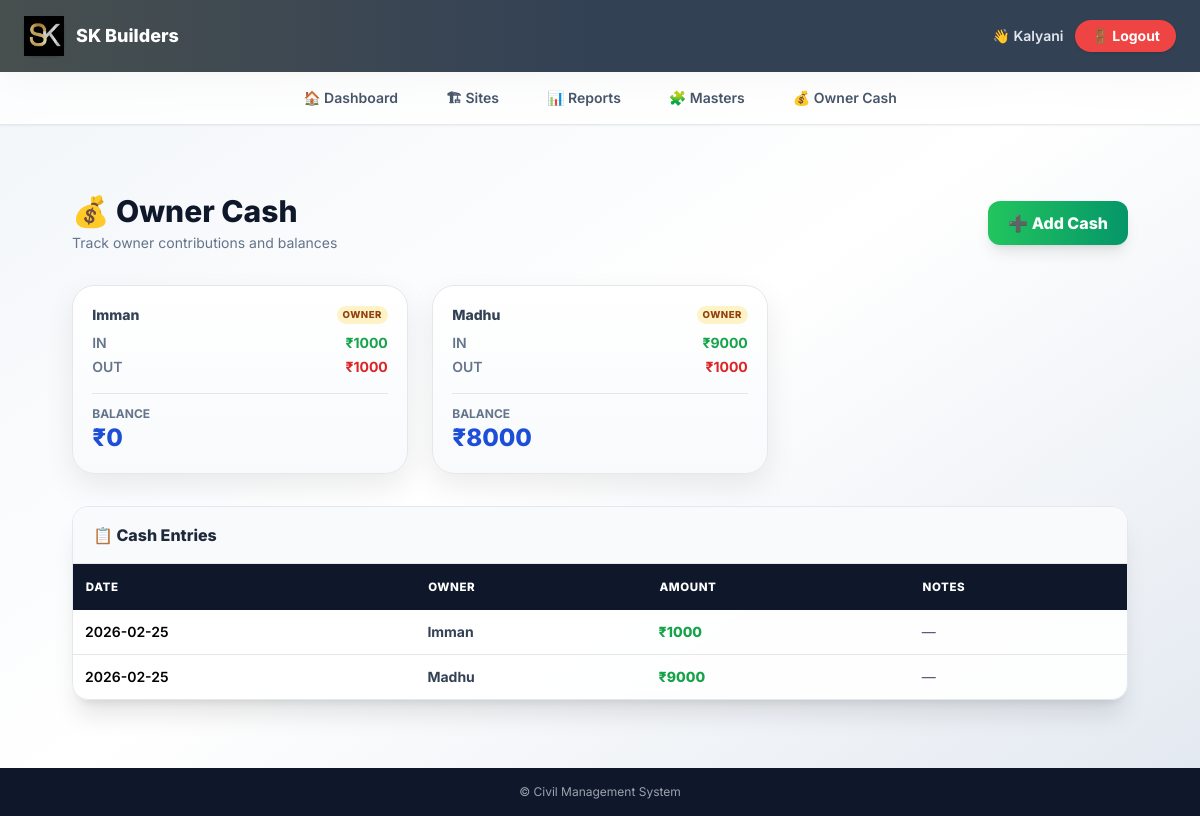
Screenshot of /owners/cash/ (signed in) with the database file from the repository.
### civil_app/models.py (models this page shows, shortened)
class Owner(models.Model):
    name = models.CharField(max_length=100)

class OwnerCashEntry(models.Model):
    owner = models.ForeignKey(Owner, on_delete=models.CASCADE)
    date = models.DateField()
    amount = models.FloatField()
    notes = models.CharField(max_length=200, blank=True)

### civil_app/views.py (the view)
# urls.py: path("owners/cash/", views.owner_cash_list, name="owner_cash_list"),
@login_required
def owner_cash_list(request):
    owners = Owner.objects.all()
    summary = []
    for owner in owners:
        total_in = OwnerCashEntry.objects.filter(owner=owner).aggregate(
            s=Sum("amount")
        )["s"] or 0
        total_out = OtherExpense.objects.filter(
            owner=owner
        ).aggregate(
            s=Sum("amount")
        )["s"] or 0
        balance = total_in - total_out
        summary.append({
            "owner": owner,
            "total_in": total_in,
            "total_out": total_out,
            "balance": balance,
        })
    entries = OwnerCashEntry.objects.select_related("owner").order_by("-date")
    return render(request, "owner_cash_list.html", {
        "summary": summary,
        "entries": entries,
    })

### civil_app/templates/owner_cash_list.html (shortened to what this page needs)
{% extends "base.html" %}
{% block content %}
<div class="max-w-7xl mx-auto px-6 py-6 space-y-8 animate-fade-in">
  <div class="flex flex-col md:flex-row md:items-center md:justify-between gap-4">
<div>
  <h2 class="text-3xl font-extrabold text-slate-900 flex items-center gap-2">
    💰 Owner Cash
  </h2>
  <p class="text-sm text-slate-500 mt-1">
    Track owner contributions and balances
  </p>
</div>
<a href="{% url 'owner_cash_add' %}"
   class="bg-gradient-to-r from-green-500 to-emerald-600
          hover:from-green-600 hover:to-emerald-700
          text-white px-5 py-2.5 rounded-xl font-extrabold
          shadow-lg transition duration-200 transform hover:-translate-y-0.5">
   ➕ Add Cash
</a>
  </div>
  <div class="grid md:grid-cols-3 gap-6">
{% for s in summary %}
<div class="summary-card">
  <div class="flex items-center justify-between mb-2">
    <p class="text-sm font-extrabold text-slate-700">
      {{ s.owner.name }}
    </p>
    <span class="badge">OWNER</span>
  </div>
  <div class="space-y-1 text-sm">
    <div class="flex justify-between">
      <span class="text-slate-500 font-semibold">IN</span>
      <span class="font-bold text-green-600">
        ₹{{ s.total_in|floatformat:0 }}
      </span>
    </div>
    <div class="flex justify-between">
      <span class="text-slate-500 font-semibold">OUT</span>
      <span class="font-bold text-red-600">
        ₹{{ s.total_out|floatformat:0 }}
      </span>
    </div>
  </div>
  <div class="mt-4 pt-3 border-t">
    <p class="text-xs text-slate-500 font-bold">BALANCE</p>
    <p class="text-2xl font-extrabold
       {% if s.balance < 0 %}
         text-red-600
       {% else %}
         text-blue-700
       {% endif %}">
      ₹{{ s.balance|floatformat:0 }}
    </p>
  </div>
</div>
{% endfor %}
  </div>
  <div class="bg-white/90 backdrop-blur border border-slate-200
              rounded-2xl shadow-xl overflow-hidden">
<div class="px-5 py-4 border-b bg-slate-50">
  <h3 class="font-extrabold text-slate-800">
    📋 Cash Entries
  </h3>
</div>
<div class="overflow-x-auto">
  <table class="w-full text-sm">
    <thead class="bg-slate-900 text-white sticky top-0">
      <tr>
        <th class="th">Date</th>
        <th class="th">Owner</th>
        <th class="th">Amount</th>
        <th class="th">Notes</th>
      </tr>
    </thead>
    <tbody class="divide-y">
      {% for e in entries %}
      <tr class="hover:bg-yellow-50 transition">
        <td class="td font-semibold">
          {{ e.date|date:"Y-m-d" }}
        </td>
        <td class="td font-bold text-slate-700">
          {{ e.owner.name }}
        </td>
        <td class="td font-extrabold text-green-600">
          ₹{{ e.amount|floatformat:0 }}
        </td>
        <td class="td text-slate-600">
          {{ e.notes|default:"—" }}
        </td>
      </tr>
      {% endfor %}
    </tbody>
  </table>
</div>
  </div>
</div>
{% endblock %}

### civil_app/templates/base.html (shortened to what this page needs)
{% load static %}
<!DOCTYPE html>
<html lang="en">
<head>
  <script src="https://cdn.tailwindcss.com"></script>
</head>
<body class="bg-gradient-to-br from-slate-100 via-white to-slate-200 min-h-screen flex flex-col">
  <header class="bg-slate-700 text-white px-6 py-4
                 flex items-center justify-between
                 shadow-xl relative overflow-hidden">
<div class="absolute inset-0 bg-gradient-to-r
            from-yellow-400/10 via-transparent to-transparent"></div>
<div class="relative flex items-center gap-3">
  <div class="rounded-xl shadow flex items-center justify-center">
    <img src="{% static 'images/logo.jpeg' %}"
         alt="SK Builders"
         class="h-10 w-auto drop-shadow-sm">
  </div>
  <div>
    <h1 class="font-extrabold text-lg leading-tight">
      SK Builders
    </h1>
  </div>
</div>
<div class="relative flex items-center gap-3">
  {% if user.is_authenticated %}
    <span class="text-sm text-slate-200 font-semibold">
      👋 {{ user.username }}
    </span>
    <form method="post" action="{% url 'logout' %}">
      <button type="submit"
              class="bg-red-500 hover:bg-red-600
                     text-white text-sm font-bold
                     px-4 py-1.5 rounded-full shadow transition">
        🚪 Logout
      </button>
    </form>
  {% endif %}
</div>
  </header>
  <nav class="sticky top-0 z-30 bg-white/80 backdrop-blur-md border-b shadow-sm">
    <div class="max-w-7xl mx-auto px-4">
  <ul class="flex gap-4 md:gap-8 justify-start md:justify-center
             overflow-x-auto whitespace-nowrap
             text-sm font-semibold text-slate-600">
    <li>
      <a href="/"
         class="nav-link {% if request.path == '/' %}active{% endif %}">
        🏠 Dashboard
      </a>
    </li>
    <li>
      <a href="/sites/"
         class="nav-link {% if '/sites' in request.path %}active{% endif %}">
        🏗 Sites
      </a>
    </li>
    <li>
      <a href="{% url 'reports' %}"
         class="nav-link {% if 'reports' in request.path %}active{% endif %}">
        📊 Reports
      </a>
    </li>
    <li>
      <a href="{% url 'masters_and_payments' %}"
         class="nav-link {% if 'masters' in request.path %}active{% endif %}">
        🧩 Masters
      </a>
    </li>
    <li>
      <a href="{% url 'owner_cash_list' %}"
         class="nav-link {% if 'owner-cash' in request.path %}active{% endif %}">
        💰 Owner Cash
      </a>
    </li>
  </ul>
</div>
  </nav>
  <main class="flex-1 max-w-7xl mx-auto w-full px-4 md:px-6 py-5 animate-page">
    <div class="
                p-6 min-h-[70vh]
                ">
      {% block content %}{% endblock %}
    </div>
  </main>
  <footer class="bg-slate-900 text-gray-400 text-xs text-center py-4">
    © {{ now|date:"Y" }} Civil Management System
  </footer>
</body>
</html>

### civil_app/templates/base.html (style rules this page uses)
body { font-family: 'Inter', system-ui, -apple-system, BlinkMacSystemFont, "Segoe UI", sans-serif; }
.nav-link { position: relative; display: inline-flex; align-items: center; gap: 6px; padding: 1rem 0.5rem; color: #475569; transition: color 0.2s ease; }
.nav-link::after { content: ""; position: absolute; bottom: 0; left: 0; width: 0%; height: 3px; background: linear-gradient(to right, #facc15, #f59e0b); transition: width 0.25s ease; border-radius: 999px; }
.animate-page { animation: pageIn 0.4s ease-out; }

### civil_app/templates/owner_cash_list.html (style rules this page uses)
.animate-fade-in { animation:fadeIn .35s ease }
.summary-card { background:linear-gradient(180deg,#ffffff,#f8fafc); border:1px solid #e5e7eb; border-radius:1.4rem; padding:1.2rem; box-shadow:0 12px 30px rgba(0,0,0,.08); transition:.2s; }
.badge { font-size:.6rem; font-weight:800; background:#fef3c7; color:#92400e; padding:2px 6px; border-radius:999px; letter-spacing:.05em; }
.th { padding:.8rem; font-size:.72rem; font-weight:800; text-transform:uppercase; letter-spacing:.05em; text-align:left; }
.td { padding:.75rem; }

### rows the page displays
Owner: owner.name "Imman", total_in "1000", total_out "1000", balance "0"
Owner: owner.name "Madhu", total_in "9000", total_out "1000", balance "8000"
OwnerCashEntry: date "2026-02-25", owner.name "Imman", amount "1000", notes "—"
OwnerCashEntry: date "2026-02-25", owner.name "Madhu", amount "9000", notes "—"

### other values shown
{{ user.username }} "Kalyani"
